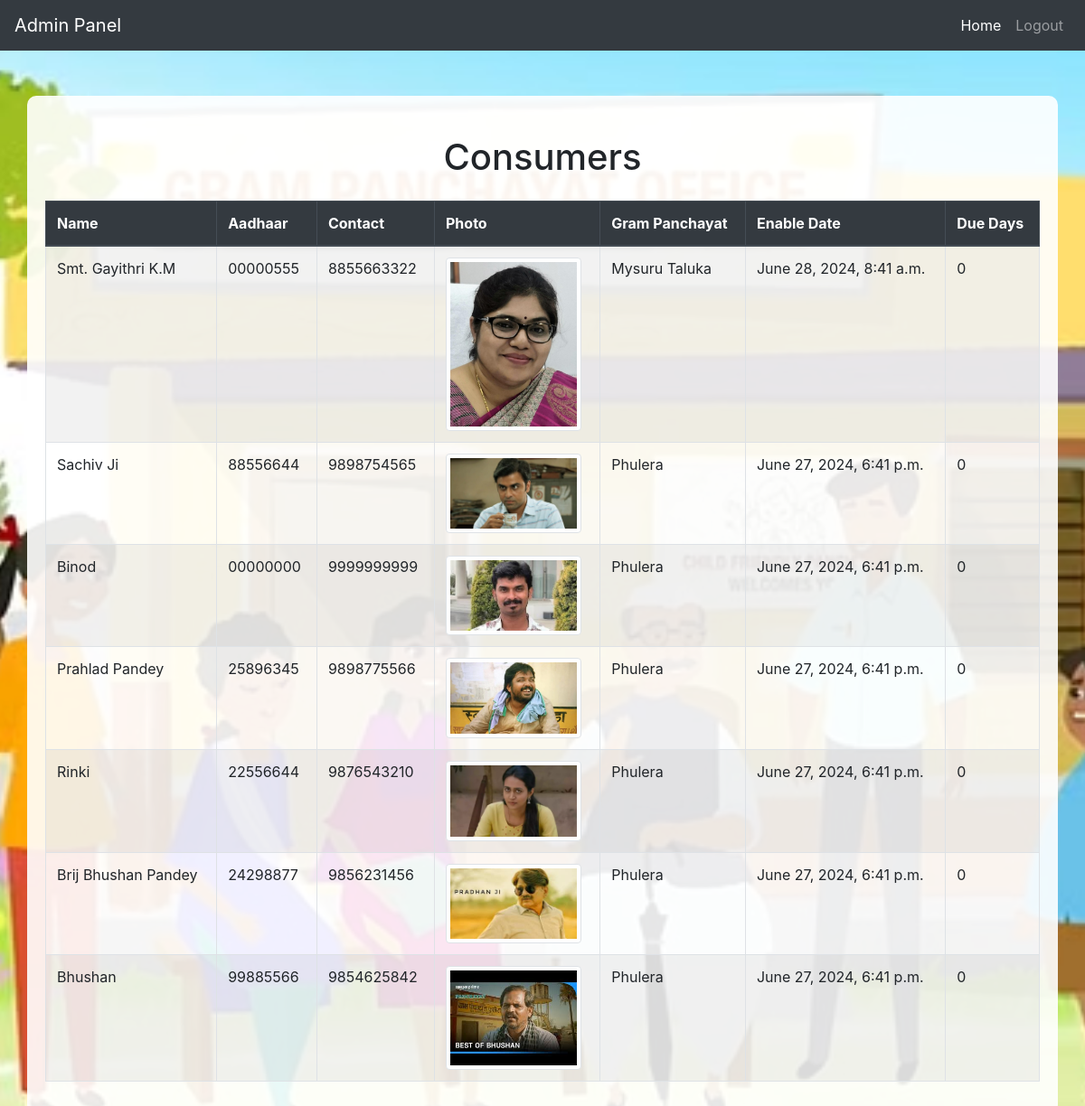
Before: /view-consumers/ (signed in) with the older database file.
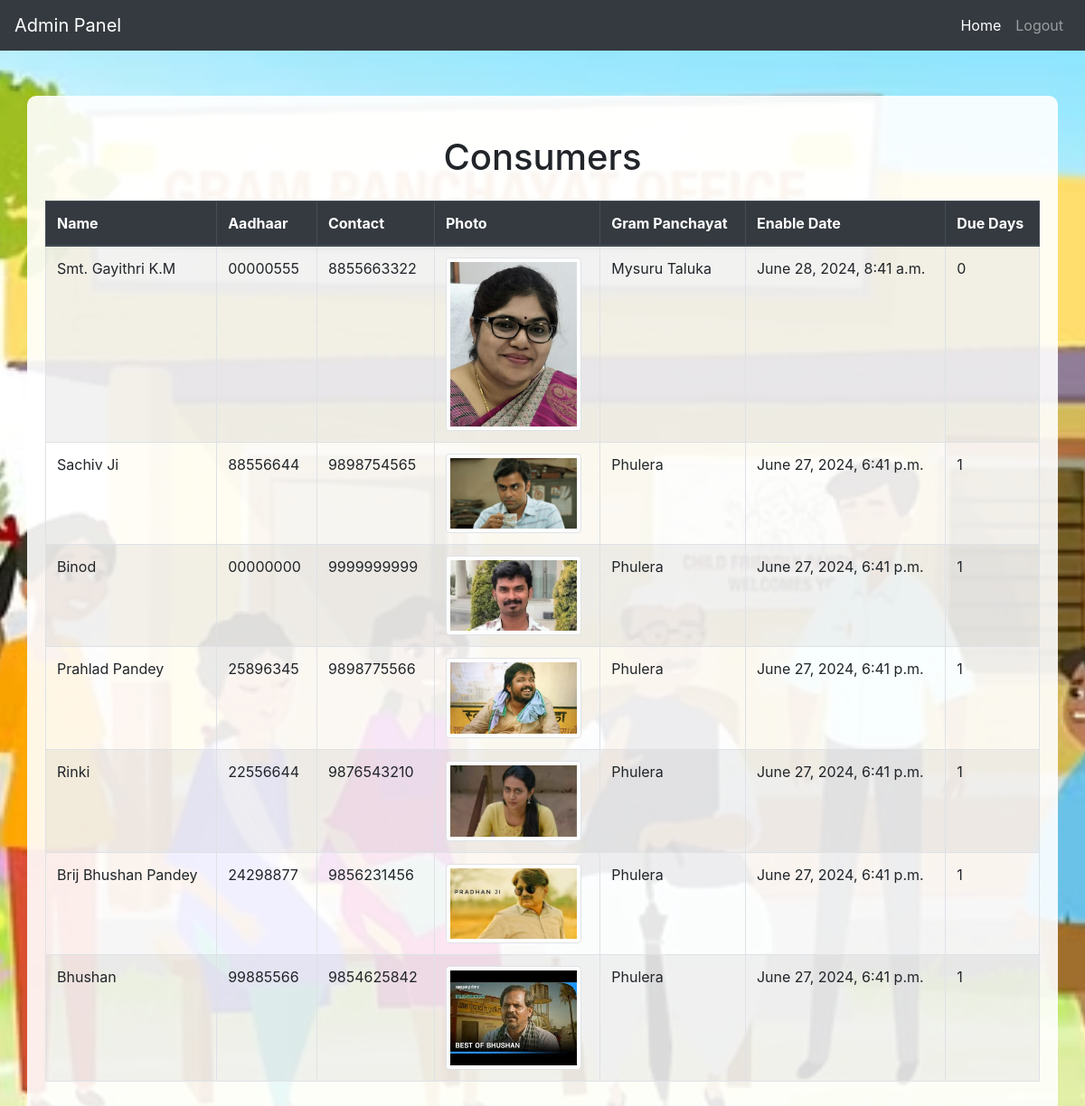
After: the same page with the newer database file.
### water_management/models.py (models this page shows, shortened)
class Person(models.Model):
    ROLE_CHOICES = [
        ('panchayathead', 'Panchayat Head'),
        ('consumer', 'Consumer'),
        ('contractor', 'Contractor'),
        ('watercommitteehead', 'Water Committee Head'),
        ('pumpoperator', 'Pump Operator'),
    ]
    person_name = models.CharField(max_length=100)
    aadhaar = models.CharField(max_length=16)
    contact = models.CharField(max_length=15)
    address = models.CharField(max_length=100)
    photo = models.ImageField(upload_to="profile_image", blank=True)
    person_role = models.CharField(max_length=20, choices=ROLE_CHOICES, default="consumer")
    password = models.CharField(max_length=128)  # Password field, will be hashed
    is_enabled = models.BooleanField(default=True)
    gram_panchayat = models.ForeignKey('GramPanchayat', related_name='residents', on_delete=models.SET_NULL, null=True, blank=True)
    due_days=models.IntegerField(default=0)
    enable_date = models.DateTimeField(default=timezone.now)

class GramPanchayat(models.Model):
    panchayat_name = models.CharField(max_length=100)
    panchayat_address = models.CharField(max_length=100)
    panchayat_head = models.ForeignKey(Person, related_name="panchayathead", on_delete=models.SET_NULL, null=True, blank=True)
    contractor = models.ForeignKey(Contractor, related_name="contractor_assigned_panchayats", on_delete=models.SET_NULL, null=True, blank=True)

### water_management/views.py (the view)
# urls.py: path('view-consumers/', view_consumers, name='viewconsumers'),
@login_required(login_url="portal/login/")
def view_consumers(request):
    consumers = Person.objects.filter(person_role='consumer').order_by('gram_panchayat__panchayat_name')
    return render(request, 'view_consumers.html', {'consumers': consumers})

### water_management/templates/view_consumers.html (shortened to what this page needs)
{% load static %}
<!DOCTYPE html>
<html lang="en">
<head>
    <link rel="stylesheet" href="https://stackpath.bootstrapcdn.com/bootstrap/4.5.2/css/bootstrap.min.css">
</head>
<body>
    <nav class="navbar navbar-expand-lg navbar-dark bg-dark">
        <a class="navbar-brand" href="#">Admin Panel</a>
        <div class="collapse navbar-collapse" id="navbarNav">
            <ul class="navbar-nav ml-auto">
                <li class="nav-item active">
                    <a class="nav-link" href="/">Home</a>
                </li>
                <li class="nav-item">
                    <a class="nav-link" href="{% url 'logoutuser' %}">Logout</a>
                </li>
            </ul>
        </div>
    </nav>
    <div class="container">
        <h1 class="my-4 text-center">Consumers</h1>
        <div class="table-responsive">
            <table class="table table-striped table-bordered">
                <thead class="thead-dark">
                    <tr>
                        <th>Name</th>
                        <th>Aadhaar</th>
                        <th>Contact</th>
                        <th>Photo</th>
                        <th>Gram Panchayat</th>
                        <th>Enable Date</th>
                        <th>Due Days</th>
                    </tr>
                </thead>
                <tbody>
                    {% for consumer in consumers %}
                    <tr>
                        <td>{{ consumer.person_name }}</td>
                        <td>{{ consumer.aadhaar }}</td>
                        <td>{{ consumer.contact }}</td>
                        <td><img src="{{ consumer.photo.url }}" alt="Photo" class="img-thumbnail" width="150"></td>
                        <td>{{ consumer.gram_panchayat.panchayat_name }}</td>
                        <td>{{ consumer.enable_date }}</td>
                        <td>{{ consumer.due_days }}</td>
                    </tr>
                    {% endfor %}
                </tbody>
            </table>
        </div>
    </div>
</body>
</html>

Changed rows visible on the page:
changed Person "Sachiv Ji": due_days "0" → "1"
changed Person "Binod": due_days "0" → "1"
changed Person "Prahlad Pandey": due_days "0" → "1"
changed Person "Rinki": due_days "0" → "1"
changed Person "Brij Bhushan Pandey": due_days "0" → "1"
changed Person "Bhushan": due_days "0" → "1"
